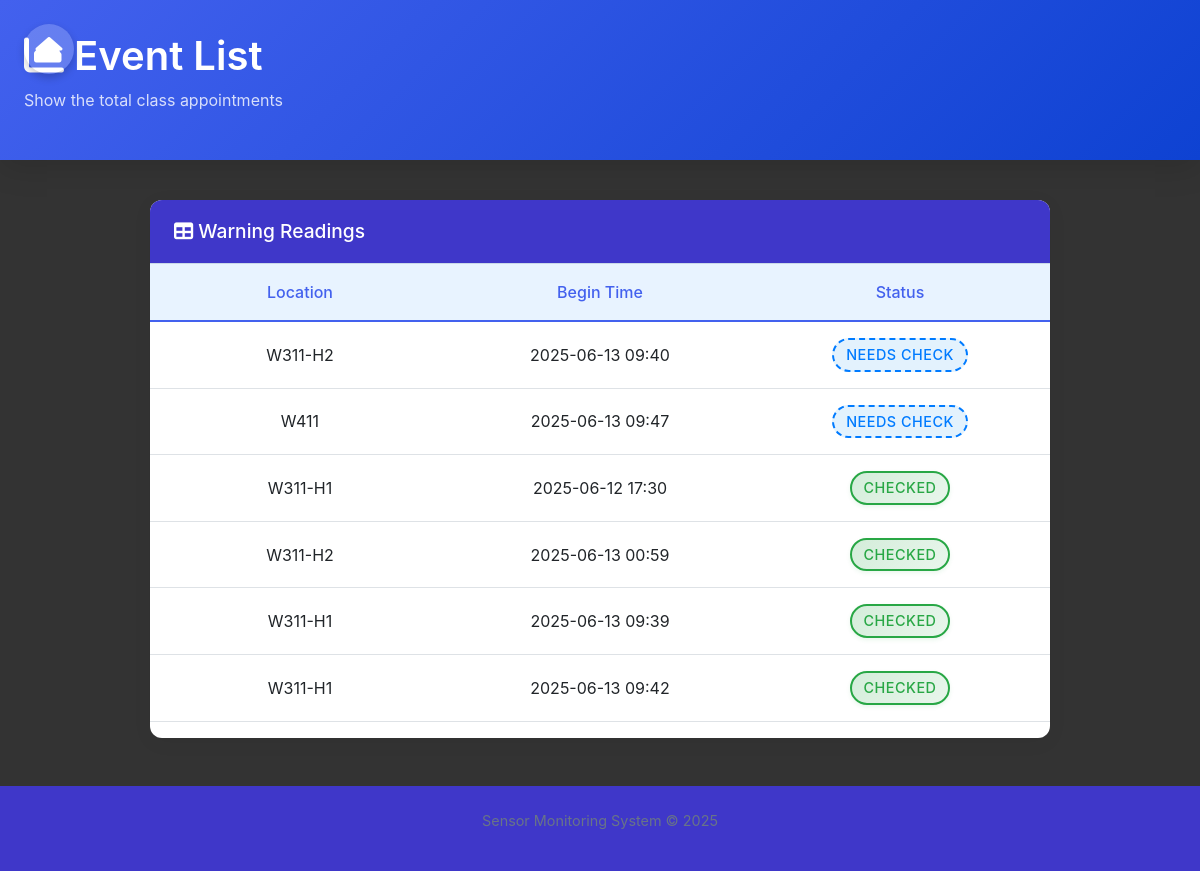
Before: /log with the older database file.
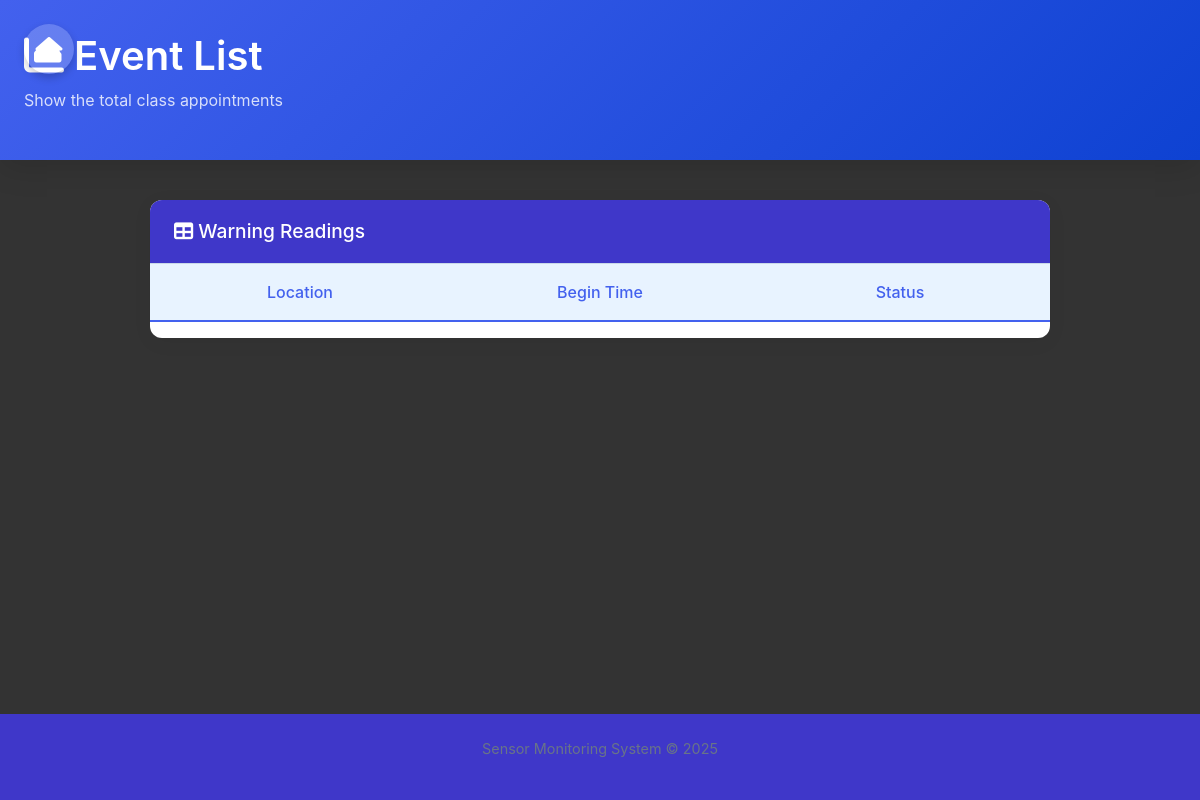
After: the same page with the newer database file.
### projectApp/models.py (models this page shows)
class Warning(models.Model):
    message = models.ManyToManyField(
        WarningMessage,
        blank= True
    )
    loc = models.CharField(max_length=6)
    date_created = models.DateTimeField(auto_now_add=True)
    status = models.BooleanField(default=False)

### projectApp/views.py (the view, shortened to what this page needs)
# urls.py: path("log",views.log_list)
def log_list(request):
    warnings = Warning.objects.order_by("status")
    context = {"warning":warnings}
    return render(request,"projectApp/log_list.html",context)

### projectApp/templates/projectApp/log_list.html (shortened to what this page needs)
{% load static %}
<!DOCTYPE html>
<html lang="en">
  <head>
    <link
      href="https://cdn.jsdelivr.net/npm/font-awesome@4.7.0/css/font-awesome.min.css"
      rel="stylesheet"
    />
    <link
      href="https://cdn.jsdelivr.net/npm/bootstrap@5.3.6/dist/css/bootstrap.min.css"
      rel="stylesheet"
    />
    <link
      rel="stylesheet"
      type="text/css"
      href="https://cdn.flexmonster.com/theme/orange/flexmonster.min.css"
    />
    <link
      href="https://cdn.jsdelivr.net/npm/bootstrap@5.3.0/dist/css/bootstrap.min.css"
      rel="stylesheet"
    />
    <link
      rel="stylesheet"
      href="https://cdnjs.cloudflare.com/ajax/libs/font-awesome/6.4.0/css/all.min.css"
    />
    <link
      href="https://cdn.jsdelivr.net/npm/sweetalert2@11.7.27/dist/sweetalert2.min.css"
      rel="stylesheet"
    />
  </head>
  <body>
    <a href="/" class="home-button" title="Home">
      <i class="fas fa-home"></i>
    </a>
    <header class="header">
      <div class="main-container">
        <h1><i class="fa fa-area-chart mr-2"></i> Event List</h1>
        <p>Show the total class appointments</p>
      </div>
    </header>
    <main class="main-container">
      <div class="card">
        <div class="card-header" style="color: white">
          <h3><i class="fa fa-table mr-2"></i> Warning Readings</h3>
        </div>
        <div class="table-responsive">
          <table class="table data-table table-hover">
            <thead>
              <tr>
                <th>Location</th>
                <th>Begin Time</th>
                <th>Status</th>
              </tr>
            </thead>
            <tbody>
              {% for entry in warning %}
              <tr class="clickable-row" data-id="{{ entry.id }}">
                <td>{{ entry.loc }}</td>
                <td>{{ entry.date_created|date:"Y-m-d H:i" }}</td>
                {% if entry.status == True %}
                <td>
                  <span class="status-tag status-ongoing">Checked</span>
                </td>
                {% elif entry.status == False %}
                <td><span class="status-tag status-upcoming">Needs Check</span></td>
                {% endif %}
              </tr>
              {% endfor %}
            </tbody>
          </table>
        </div>
      </div>
    </main>
    <footer class="footer">
      <div class="main-container">
        <p>Sensor Monitoring System &copy; 2025</p>
      </div>
    </footer>
  </body>
</html>

### projectApp/templates/projectApp/log_list.html (style rules this page uses)
a { text-decoration: none; color: inherit; }
:root { --primary-color: #4361ee; --secondary-color: #4080ff; --light-blue: #e8f3ff; --dark-blue: #0e42d2; --bg-light: #333; --bg-medium: #3f37c9; --bg-dark: #c9d8e8; --text-dark: #333647; --text-light: #697488; --border-color: #c9d8e8; --card-radius: 12px; --shadow-light: 0 4px 20px rgba(0, 0, 0, 0.05); --shadow-medium: 0 8px 30px rgba(0, 0, 0, 0.12); }
body { font-family: "Inter", sans-serif; background-color: var(--bg-light); color: var(--text-dark); min-height: 100vh; display: flex; flex-direction: column; }
.header { background: linear-gradient( 135deg, var(--primary-color) 0%, var(--dark-blue) 100% ); color: white; padding: 2rem 0; margin-bottom: 2.5rem; box-shadow: var(--shadow-medium); }
.header h1 { font-weight: 600; margin-bottom: 0.5rem; }
.header p { color: rgba(255, 255, 255, 0.8); }
.main-container { max-width: 1400px; margin: 0 auto; padding: 0 1.5rem; flex: 1; }
.card { border: none; border-radius: var(--card-radius); box-shadow: var(--shadow-light); transition: transform 0.3s ease, box-shadow 0.3s ease; background-color: white; }
.card-header { background-color: var(--bg-medium); border-bottom: 1px solid var(--border-color); padding: 1.25rem 1.5rem; border-radius: var(--card-radius) var(--card-radius) 0 0 !important; }
.card-header h3 { font-size: 1.2rem; font-weight: 500; margin: 0; }
.data-table { margin-top: 0; border-radius: 0 0 var(--card-radius) var(--card-radius); }
.data-table thead th { background-color: var(--light-blue); color: var(--primary-color); font-weight: 500; border-bottom: 2px solid var(--primary-color); position: sticky; top: 0; z-index: 10; }
.data-table th, .data-table td { min-width: 300px; padding: 1rem 1.25rem; vertical-align: middle; text-align: center; }
.footer { margin-top: 3rem; padding: 1.5rem 0; text-align: center; color: var(--text-light); font-size: 0.9rem; background-color: var(--bg-medium); }
.home-button { position: absolute; top: 1.5rem; display: block; left: 1.5rem; background: rgba(255, 255, 255, 0.2); border-radius: 50%; width: 50px; height: 50px; display: flex; align-items: center; justify-content: center; color: white; font-size: 1.5rem; transition: all 0.3s ease; z-index: 10; box-shadow: 0 4px 8px rgba(0, 0, 0, 0.2); }

Changed rows visible on the page:
removed Warning: loc "W311-H2", date_created "2025-06-13 09:40", status "NEEDS CHECK"
removed Warning: loc "W411", date_created "2025-06-13 09:47", status "NEEDS CHECK"
removed Warning: loc "W311-H1", date_created "2025-06-12 17:30", status "CHECKED"
removed Warning: loc "W311-H2", date_created "2025-06-13 00:59", status "CHECKED"
removed Warning: loc "W311-H1", date_created "2025-06-13 09:39", status "CHECKED"
removed Warning: loc "W311-H1", date_created "2025-06-13 09:42", status "CHECKED"
